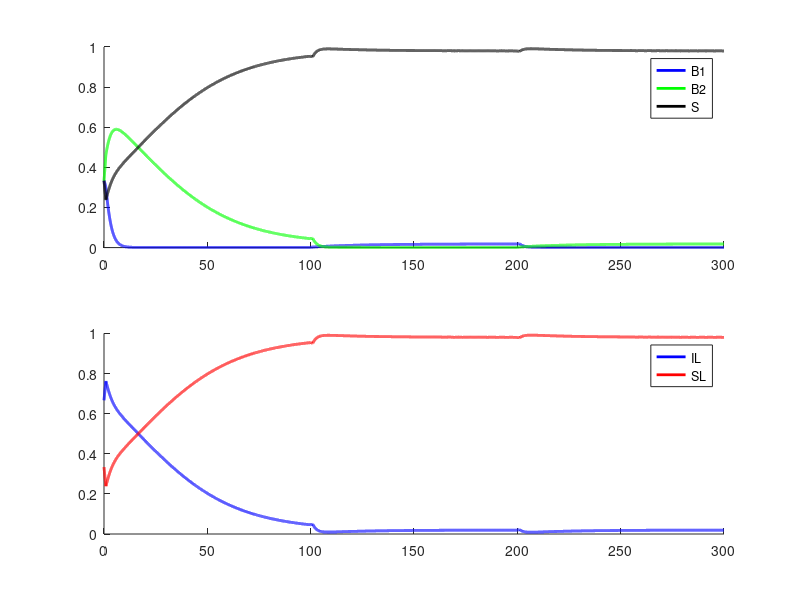

Here is the MATLAB script that generated this plot:
function CopySuccessful
T = 300;

tau = 1; %delay for social learners
epsilon  = 0.1; %



payOpt = normrnd(0.2,0,1000); %introducing some noise for the payoff of optimum behavior
paySOpt = normrnd(0.8,0,1000);%introducing some noise for the payoff of sub-optimum behavior



fB1 = @(t)(1-epsilon)*piB1(t) + epsilon*piB2(t); %Fitness of behavior 1
fB2 = @(t)(1-epsilon)*piB2(t) + epsilon*piB1(t); %Fitness of behavior 2

B10  = 1/3;
B20  = 1/3;
S10  = 1/3;

Y0 = [B10; B20; S10];
tspan   = [0:0.01:T];
[tt, y] = ode45(@sls,tspan,Y0);

clf
subplot(2,1,1)
hold on
plot(tt,y(:,1),'Color', 'b', 'Linewidth', 2)
plot(tt,y(:,2),'Color', 'g', 'Linewidth', 2)
plot(tt,y(:,3),'Color', 'k', 'Linewidth', 2)
legend({'B1','B2','S'})


subplot(2,1,2)
hold on
plot(tt,y(:,1) + y(:,2),'Color', 'b', 'Linewidth', 2)
plot(tt,y(:,3),'Color', 'r', 'Linewidth', 2)
legend({'IL','SL'})

    function dxdt = sls(t,x)
               
        Q = [[0.999, 0, 0.001]; [0, 0.999, 0.001]; [0.001, 0.001, 0.998]];
        
        fSt = 0;
        if(t-tau >= 0)
            if(fB1(t-tau) > fB2(t-tau))
                fSt = (1-epsilon)^3*piB1(t) + 3*(1-epsilon)^2*epsilon*piB1(t) + 3*(1-epsilon)*epsilon^2*piB2(t) + epsilon^3*piB2(t);
            else
                fSt = (1-epsilon)^3*piB2(t) + 3*(1-epsilon)^2*epsilon*piB2(t) + 3*(1-epsilon)*epsilon^2*piB1(t) + epsilon^3*piB1(t);
            end
        end
        
        f = [fB1(t) fB2(t) fSt];
        phi = f*x; 
        
        
        dxdt1 = f*(x.*Q(:,1)) - x(1)*phi; %B1 equation
        dxdt2 = f*(x.*Q(:,2)) - x(2)*phi; %B2 equation
        dxdt3 = f*(x.*Q(:,3)) - x(3)*phi; %S equation
        dxdt = [dxdt1;dxdt2;dxdt3];
    end
    
    function y = piB1(t) %Payoff of behavior 1
        if(t<100 || t>200)
            y = payOpt(floor(t+1));
        else
            y = paySOpt(floor(t+1));
        end
    end

    function y = piB2(t) %Payoff of behavior 2
        if(t<100 || t>200)
            y = paySOpt(floor(t+1));
        else
            y = payOpt(floor(t+1));
        end
    end
end
